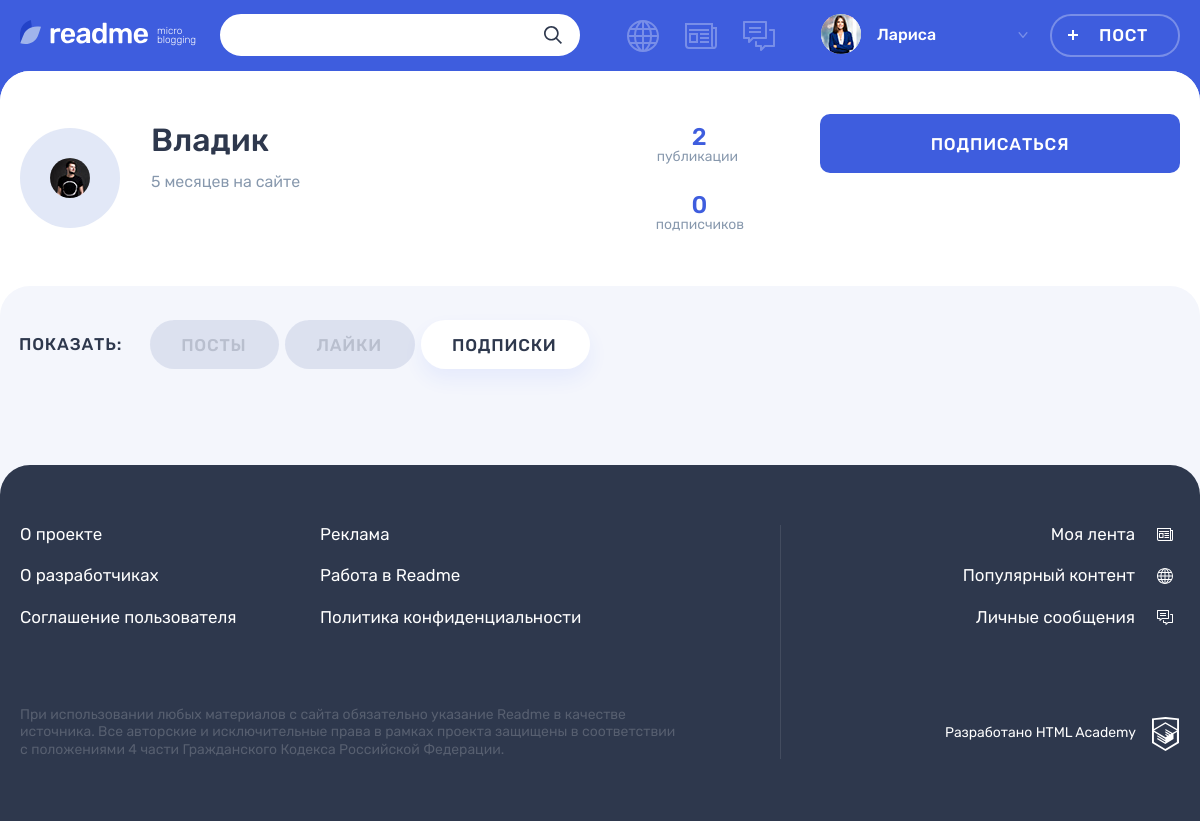
Screenshot of /profile.php?id=2&tab=follows (signed in) with the database file from the repository.
### tables this page shows
CREATE TABLE users
(
  id       INT AUTO_INCREMENT PRIMARY KEY,
  dt_add   TIMESTAMP DEFAULT CURRENT_TIMESTAMP,
  email    VARCHAR(128) NOT NULL UNIQUE,
  login    VARCHAR(64)  NOT NULL,
  password VARCHAR(255) NOT NULL,
  avatar   VARCHAR(255)
);

### helpers.php (called while the page is built, shortened)
<?php
function get_noun_plural_form($number, $one, $two, $many)
{
    $number = (int) $number;
    $mod10 = $number % 10;
    $mod100 = $number % 100;
    switch (true) {
        case ($mod10 >= 2 && $mod10 <= 4):
            return $two;
        default:
            return $many;
    }
}
function include_template($name, array $data = [])
{
    $name = 'templates/' . $name;
    extract($data);
    require $name;
    $result = ob_get_clean();
    return $result;
}
function print_date_diff($date)
{
    $first_date = date_create($date);
    $now = date_create('now');
    $date_diff = date_diff($now, $first_date);
    foreach ($date_diff as $period => $amount) {
        if ($amount !== 0) {
            switch ($period) {
                case 'm':
                    return "$amount " . get_noun_plural_form($amount, 'месяц', 'месяца', 'месяцев');
                    break;
            }
        }
    }
}
function get_data($con, $stmt, $is_row)
{
    mysqli_stmt_execute($stmt);
    $result = mysqli_stmt_get_result($stmt);
    if ($is_row) {
        $data = mysqli_fetch_assoc($result);
    } else {
        $data = mysqli_fetch_all($result, MYSQLI_ASSOC);
    }
    return $data;
}

### models.php (called while the page is built, shortened)
<?php
function get_all_users($con)
{
    $sql = "SELECT * FROM `users`;";
    $stmt = mysqli_prepare($con, $sql);
    $users = get_data($con, $stmt, false);
    return $users;
}
function get_filtered_posts($con, $filtered_property, $value, $limit, $order = 'views_count', $direction = 'DESC')
{
    if ($filtered_property) {
        $sql_filter = " WHERE $filtered_property = $value";
    } else {
        $sql_filter = "";
    }
    if ($limit) {
        $sql_limit = " LIMIT $limit";
    } else {
        $sql_limit = "";
    }
    if ($order) {
        $sql_order = " ORDER BY $order $direction";
    } else {
        $sql_order = "";
    }
    $sql = "SELECT p.*, u.login, u.avatar, t.class_name,
       (SELECT COUNT(*) FROM `likes` l WHERE l.post_id = p.id) AS likes_count FROM `posts` p
            JOIN `users` u ON p.user_id = u.id
            JOIN `types` t ON p.type_id = t.id
            $sql_filter $sql_order $sql_limit;";
    $stmt = mysqli_prepare($con, $sql);
    $filtered_posts = get_data($con, $stmt, false);
    return $filtered_posts;
}
function get_user($con, $user_id)
{
    $sql = "SELECT * FROM `users` WHERE `id` = ?;";
    $stmt = mysqli_prepare($con, $sql);
    mysqli_stmt_bind_param($stmt, 'i', $user_id);
    $user = get_data($con, $stmt, true);
    return $user;
}
function get_followers($con, $following_user_id)
{
    $sql = "SELECT u.* FROM `follows` f
            JOIN `users` u ON u.id = f.follower_id
            WHERE `following_user_id` = ?;";
    $stmt = mysqli_prepare($con, $sql);
    mysqli_stmt_bind_param($stmt, 'i', $following_user_id);
    $followers = get_data($con, $stmt, false);
    return $followers;
}

### templates/profile.php (the view, shortened to what this page needs)
<main class="page__main page__main--profile">
    <div class="profile profile--default">
        <div class="profile__user-wrapper">
            <div class="profile__user user container">
                <div class="profile__user-info user__info">
                    <div class="profile__avatar user__avatar">
                        <img class="profile__picture user__picture" src="<?= $user['avatar'] ??
                        '' ?>" alt="Аватар пользователя">
                    </div>
                    <div class="profile__name-wrapper user__name-wrapper">
                        <span class="profile__name user__name"><?= $user['login'] ?? '' ?></span>
                        <time class="profile__user-time user__time" datetime="
                        <?= date_format(date_create($user['dt_add']
                            ?? ''), 'Y-m-d'); ?>"><?= print_date_diff($user['dt_add'] ?? '') ?>
                            на сайте
                        </time>
                    </div>
                </div>
                <div class="profile__rating user__rating">
                    <p class="profile__rating-item user__rating-item user__rating-item--publications">
                        <span class="user__rating-amount"><?= $amount_of_user_posts ?? '0' ?></span>
                        <span class="profile__rating-text user__rating-text">
                            <?= get_noun_plural_form(
                                $amount_of_user_posts,
                                'публикация',
                                'публикации',
                                'публикаций'
                            ) ?></span>
                    </p>
                    <p class="profile__rating-item user__rating-item user__rating-item--subscribers">
                        <span class="user__rating-amount"><?= $amount_of_user_followers ?? '0' ?></span>
                        <span class="profile__rating-text user__rating-text">
                            <?= get_noun_plural_form(
                                $amount_of_user_followers,
                                'подписчик',
                                'подписчика',
                                'подписчиков'
                            ) ?></span>
                    </p>
                </div>
                <?php if (!$self_page) : ?>
                    <div class="profile__user-buttons user__buttons">
                        <?php if ($subscribe) : ?>
                            <a class="profile__user-button user__button user__button--subscription button
                            button--quartz" href="profile.php?id=<?= $user['id']
                            ?? '' ?>&unsubscribed">
                                Отписаться
                            </a>
                            <a class="profile__user-button user__button user__button--writing button
                            button--green" href="message.php?id=<?= $user['id']
                            ?? '' ?>">Сообщение</a>
                        <?php else : ?>
                            <a class="profile__user-button user__button user__button--subscription
                            button button--main" href="profile.php?id=<?= $user['id']
                            ?? '' ?>&subscribed">
                                Подписаться
                            </a>
                        <?php endif; ?>
                    </div>
                <?php endif; ?>
            </div>
        </div>
        <div class="profile__tabs-wrapper tabs">
            <div class="container">
                <div class="profile__tabs filters">
                    <b class="profile__tabs-caption filters__caption">Показать:</b>
                    <ul class="profile__tabs-list filters__list tabs__list">
                        <?php foreach ($tabs as $type => $name) : ?>
                            <li class="profile__tabs-item filters__item">
                                <a class="profile__tabs-link filters__button
                                <?php if ($type === $current_tab) : ?>
                                filters__button--active tabs__item--active
                                <?php endif; ?> tabs__item button" href="/profile.php?id=<?= $user['id']
                                ?? '' ?>&tab=<?= $type ?? '' ?>"><?= $name ?? '' ?></a>
                            </li>
                        <?php endforeach; ?>
                    </ul>
                </div>
            </div>
        </div>
    </div>
</main>

### templates/layout.php (shortened to what this page needs)
<!DOCTYPE html>
<html lang="ru">
<head>
    <link rel="stylesheet" href="css/main.css">
</head>
<body class="page">
<header class="header">
    <div class="header__wrapper container">
        <div class="header__logo-wrapper">
            <a class="header__logo-link" href="/">
                <img class="header__logo" src="img/logo.svg" alt="Логотип readme" width="128" height="24">
            </a>
            <p class="header__topic">
                micro blogging
            </p>
        </div>
        <form class="header__search-form form" action="search.php" method="get">
            <div class="header__search">
                <input class="header__search-input form__input" type="search" name="q" value="<?= (isset($search))
                    ? $search_line_text : '' ?>">
                <button class="header__search-button button" type="submit">
                    <svg class="header__search-icon" width="18" height="18">
                        <use xlink:href="#icon-search"></use>
                    </svg>
                </button>
            </div>
        </form>
        <div class="header__nav-wrapper">
            <nav class="header__nav">
                <ul class="header__my-nav">
                    <?php foreach ($nav_links as $nav_link) : ?>
                        <li class="header__my-page <?= $nav_link['class_name'] ? "header__my-page--"
                            . $nav_link['class_name'] : "" ?>">
                            <a class="header__page-link
                            <?php if (strpos($_SERVER['REQUEST_URI'], $nav_link['href'])) : ?>
                            header__page-link--active
                            <?php endif; ?>"
                               href="<?= $nav_link['href'] ?? '' ?>" title="<?= $nav_link['title'] ?? '' ?>">
                            </a>
                        </li>
                    <?php endforeach; ?>
                </ul>
                <ul class="header__user-nav">
                    <?php if (isset($user_name)) : ?>
                        <li class="header__profile">
                            <a class="header__profile-link" href="profile.php?id=<?= $_SESSION['user']['id'] ?>">
                                <div class="header__avatar-wrapper">
                                    <img class="header__profile-avatar" src="<?= $user_avatar ??
                                    '' ?>" alt="Аватар профиля">
                                </div>
                                <div class="header__profile-name">
                                <span>
                                    <?= $user_name ?>
                                </span>
                                    <svg class="header__link-arrow" width="10" height="6">
                                        <use xlink:href="#icon-arrow-right-ad"></use>
                                    </svg>
                                </div>
                            </a>
                        </li>
                        <li>
                            <a class="header__post-button button button--transparent" href="add.php">Пост</a>
                        </li>
                    <?php endif; ?>
                </ul>
            </nav>
        </div>
    </div>
</header>
<?= $main_content ?>
<footer class="footer">
    <div class="footer__wrapper">
        <div class="footer__container container">
            <div class="footer__site-info">
                <div class="footer__site-nav">
                    <ul class="footer__info-pages">
                        <li class="footer__info-page">
                            <a class="footer__page-link" href="#">О проекте</a>
                        </li>
                        <li class="footer__info-page">
                            <a class="footer__page-link" href="#">Реклама</a>
                        </li>
                        <li class="footer__info-page">
                            <a class="footer__page-link" href="#">О разработчиках</a>
                        </li>
                        <li class="footer__info-page">
                            <a class="footer__page-link" href="#">Работа в Readme</a>
                        </li>
                        <li class="footer__info-page">
                            <a class="footer__page-link" href="#">Соглашение пользователя</a>
                        </li>
                        <li class="footer__info-page">
                            <a class="footer__page-link" href="#">Политика конфиденциальности</a>
                        </li>
                    </ul>
                </div>
                <p class="footer__license">
                    При использовании любых материалов с сайта обязательно указание Readme в качестве источника. Все
                    авторские и исключительные права в рамках проекта защищены в соответствии с положениями 4 части
                    Гражданского Кодекса Российской Федерации.
                </p>
            </div>
            <div class="footer__my-info">
                <ul class="footer__my-pages">
                    <li class="footer__my-page footer__my-page--feed">
                        <a class="footer__page-link" href="feed.php">Моя лента</a>
                    </li>
                    <li class="footer__my-page footer__my-page--popular">
                        <a class="footer__page-link" href="popular.php">Популярный контент</a>
                    </li>
                    <li class="footer__my-page footer__my-page--messages">
                        <a class="footer__page-link" href="message.php">Личные сообщения</a>
                    </li>
                </ul>
                <div class="footer__copyright">
                    <a class="footer__copyright-link" href="#">
                        <span>Разработано HTML Academy</span>
                        <svg class="footer__copyright-logo" width="27" height="34">
                            <use xlink:href="#icon-htmlacademy"></use>
                        </svg>
                    </a>
                </div>
            </div>
        </div>
    </div>
</footer>
</body>
</html>

### rows the page displays
users: avatar (picture), login "Лариса"
users: avatar (picture), login "Владик", dt_add "5 месяцев"

### other values shown
$amount_of_user_posts "2"
$amount_of_user_followers "0"
$name "ПОСТЫ"
$name "ЛАЙКИ"
$name "ПОДПИСКИ"
